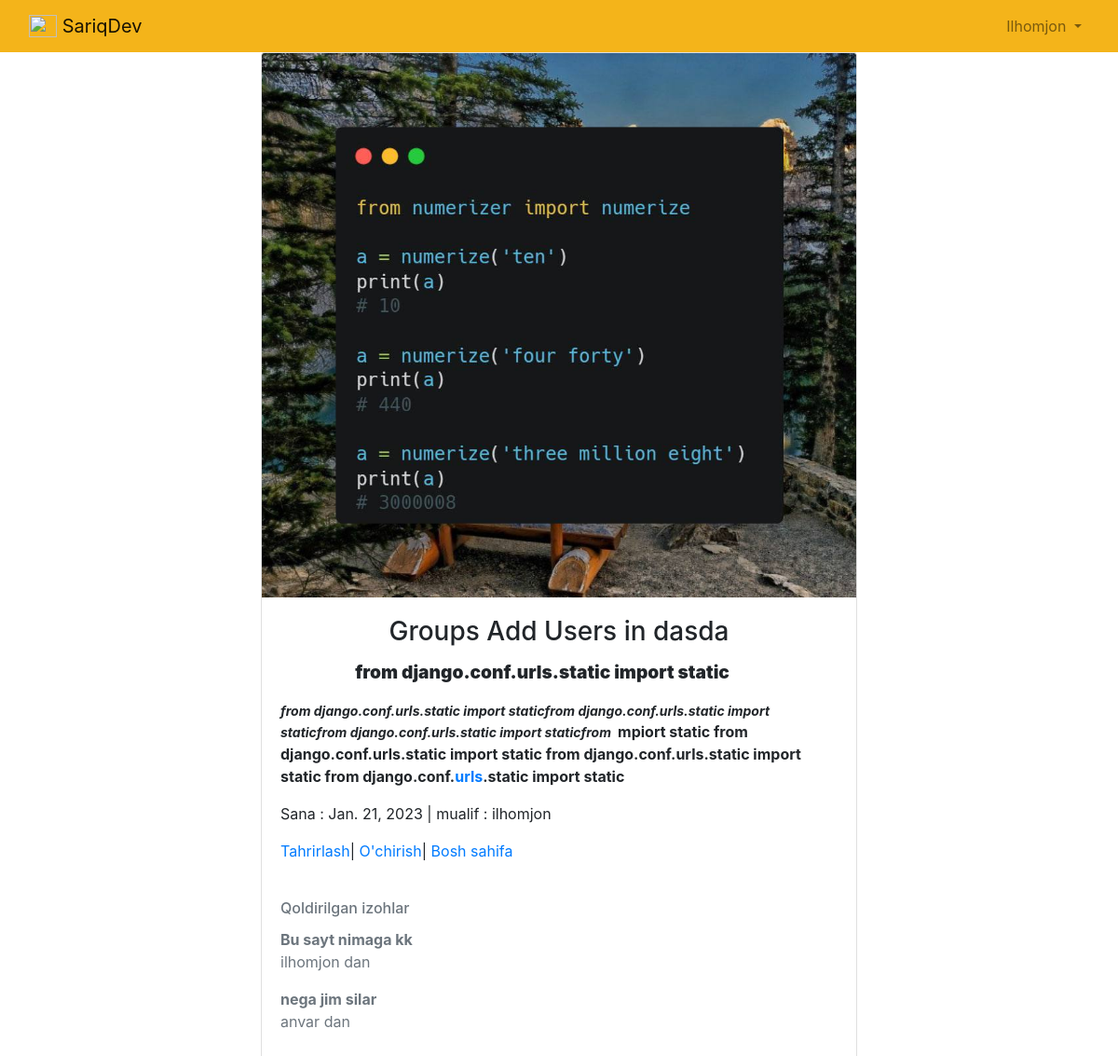
Screenshot of /article/1/ (signed in) with the database file from the repository.
### accounts/models.py (models this page shows)
class CustomUser(AbstractUser):
    age = models.PositiveIntegerField(null=True, blank=True)
    manzil = models.CharField(max_length=50,null=True, blank=True)
    ismi = models.CharField(max_length=60,null=True, blank=True)

### news/models.py (models this page shows, shortened)
class Article(models.Model):
    title = models.CharField(max_length=120,verbose_name="Sarlavha")
    qisqacha = models.CharField(max_length=200,blank=True,verbose_name="Qisqa malumot")
    body = RichTextField()
    photo = models.ImageField(upload_to='images/',blank=True,verbose_name="Rasm tanlang")
    date = models.DateField(auto_now_add=True)
    author = models.ForeignKey(get_user_model(),on_delete=models.CASCADE,)

class Comment(models.Model):
    article = models.ForeignKey(Article, on_delete=models.CASCADE, related_name='comments')
    comment = models.CharField(max_length=200)
    author = models.ForeignKey(get_user_model(),on_delete=models.CASCADE,)
    def __str__(self):
        return self.comment

### news/views.py (the view)
# urls.py: path('<int:pk>/',NewDetailView.as_view(),name='new_detail'),
class NewDetailView(DetailView):
    model = Article
    template_name = 'new_detail.html'

### template/new_detail.html
{% extends 'base.html' %}
{% block content %}
<div class="card" style="width: 40rem; margin: auto;">
  {% if object.photo %}
  <img src="{{ object.photo.url }}" class="card-img-top" alt="...">
  {% endif %}
  <div class="card-body">
      <h3 class="card-title" style="text-align: center;">{{ object.title }}</h3>
      <b class="card-text">{{ object.body | safe }}</b>
      <p>Sana : {{ object.date }} | mualif : {{ object.author }}</p>
      <a href="{% url 'new_edit' article.pk %}">Tahrirlash</a>|
      <a href="{% url 'new_delete' article.pk %}">O'chirish</a>|
      <a href="{% url 'news' %}">Bosh sahifa</a>
    </div>
    <div class="card-body text-secondary">
      <h6 class="card-title">Qoldirilgan izohlar</h6>
      {% for coment in article.comments.all %}
        <b class="card-text">{{ coment }}</b>
        <p>{{ coment.author }} dan</p>
      {% endfor %}
    </div>
  </div>
{% endblock content %}

### template/base.html (shortened to what this page needs)
{% load static %}
<!DOCTYPE html>
<html lang="en">
    <head>
        <link rel="stylesheet" href="https://cdn.jsdelivr.net/npm/bootstrap@4.5.3/dist/css/bootstrap.min.css">
    </head>
    <body>
        <header>
            <nav class="navbar navbar-expand-lg navbar-light" style="background-color: #F4B41A;">
                <div class="container-fluid">
                <a class="navbar-brand" href="{% url 'home' %}">
                    <img src="" alt="" width="30" height="24" class="d-inline-block align-text-top">
                    SariqDev
                </a>
                {% if user.is_authenticated %}
                    <ul class="navbar-nav ml-auto">
                        <li class="nav-item">
                            <a class="nav-link dropdown-toggle" href="#"
                                id="navbarDropdown" role="button" data-toggle="dropdown"
                                aria-haspopup="true" aria-expanded="false">
                                {{ user.username | title }}
                            </a>
                        </li>
                    </ul>
                {% else %}
                    <form class="form-inline ml-auto">
                        <a href="{% url 'login' %}" class="btn btn-outline-light">Kirish</a>
                        <a href="{% url 'signup' %}" class="btn btn-primary ml-2">Ro'yxatdan o'tish</a>
                    </form>
                {% endif %}
              </nav>
        </header>
        <div>
            {% block content %}
            {% endblock content %}
        </div>
    </body>
</html>

### rows the page displays
CustomUser: username "Ilhomjon"
Article: photo (picture), title "Groups Add Users in dasda", body "from django.conf.urls.static import static from django.conf.urls.static import staticfrom django.conf.urls.static import staticfrom django.conf.urls.static import staticfrom mpiort static from django.conf.urls.static import static from django.conf.urls.static import static from django.conf. urls .static import static", date "Jan. 21, 2023", author "ilhomjon"
Comment: comment "Bu sayt nimaga kk", author "ilhomjon"
Comment: comment "nega jim silar", author "anvar"
